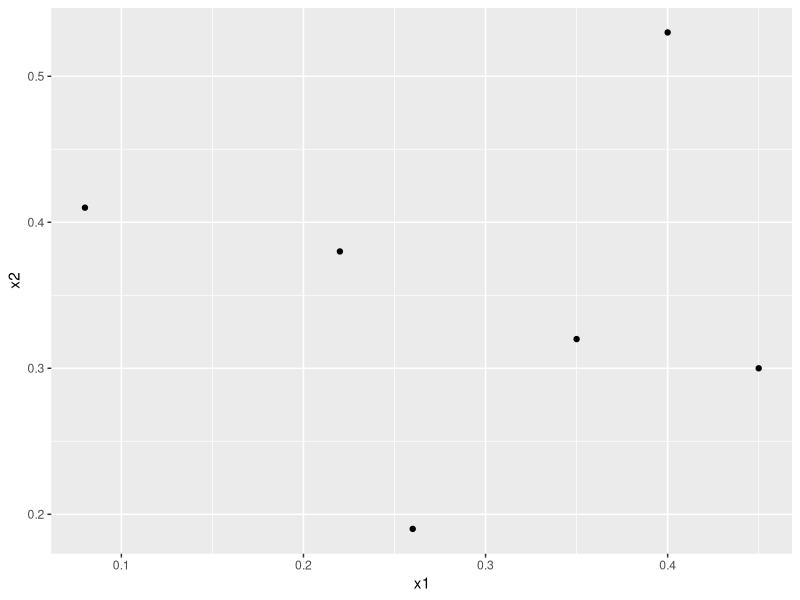
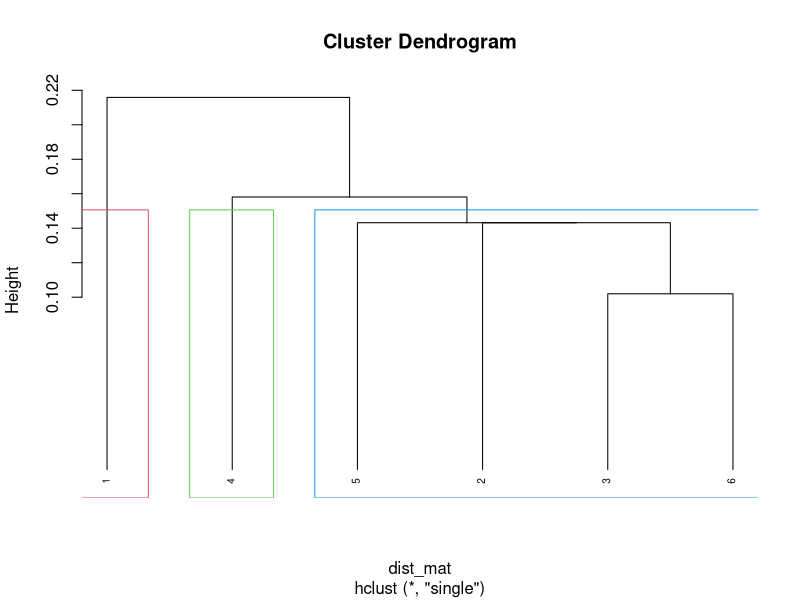

Write the R code that produced these figures, in order.
library(ggplot2)
x1 <- c(0.4,0.22,0.35,0.26,0.08,0.45)
x2 <- c(0.53,0.38,0.32,0.19,0.41,0.30)
x <- cbind(x1,x2)

awal = data.frame(x)
ggplot(awal, aes(x=x1, y = x2)) + geom_point()

dist_mat <- dist(awal, method = 'euclidean')
dist_mat

hclust_simp <- hclust(dist_mat, method = 'single')
plot(hclust_simp, cex = 0.6, hang = -1)
rect.hclust(hclust_simp, k = 3, border = 2:5)

?dist()
